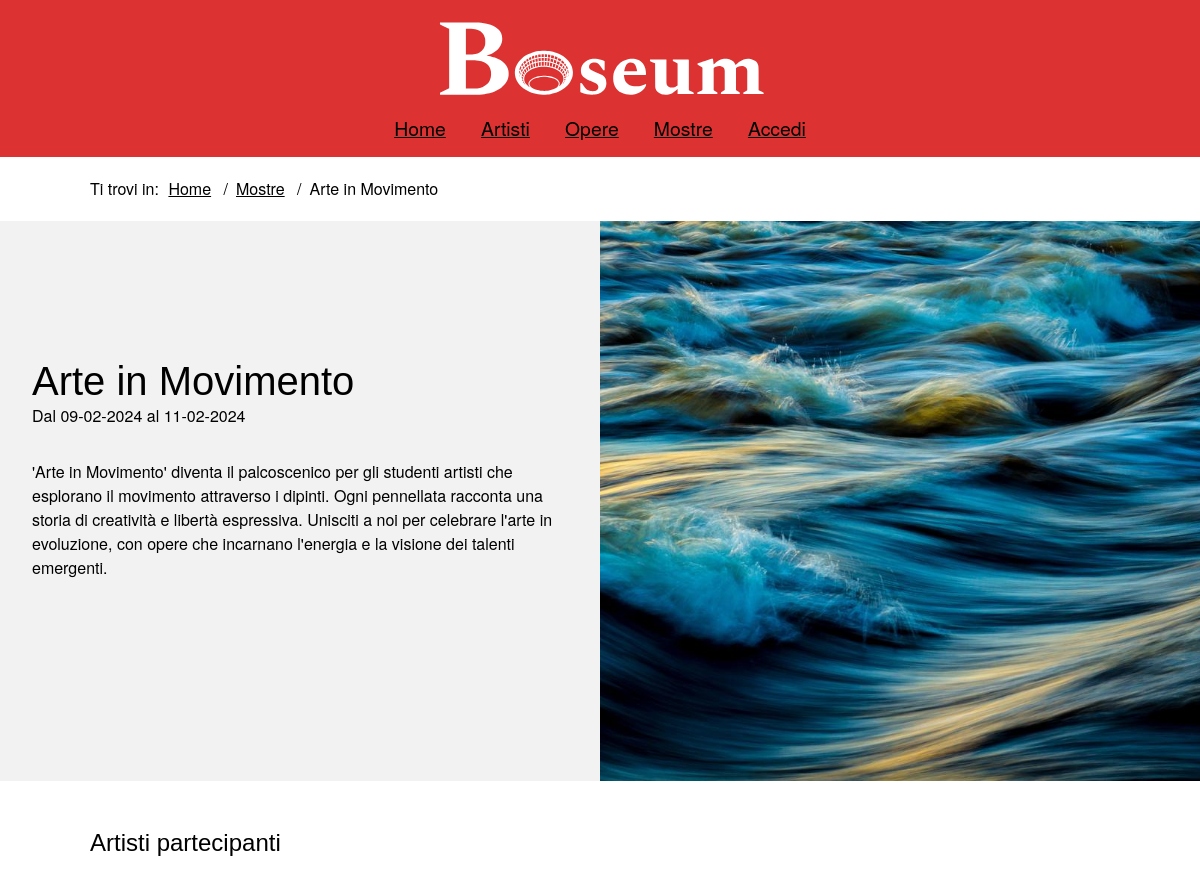
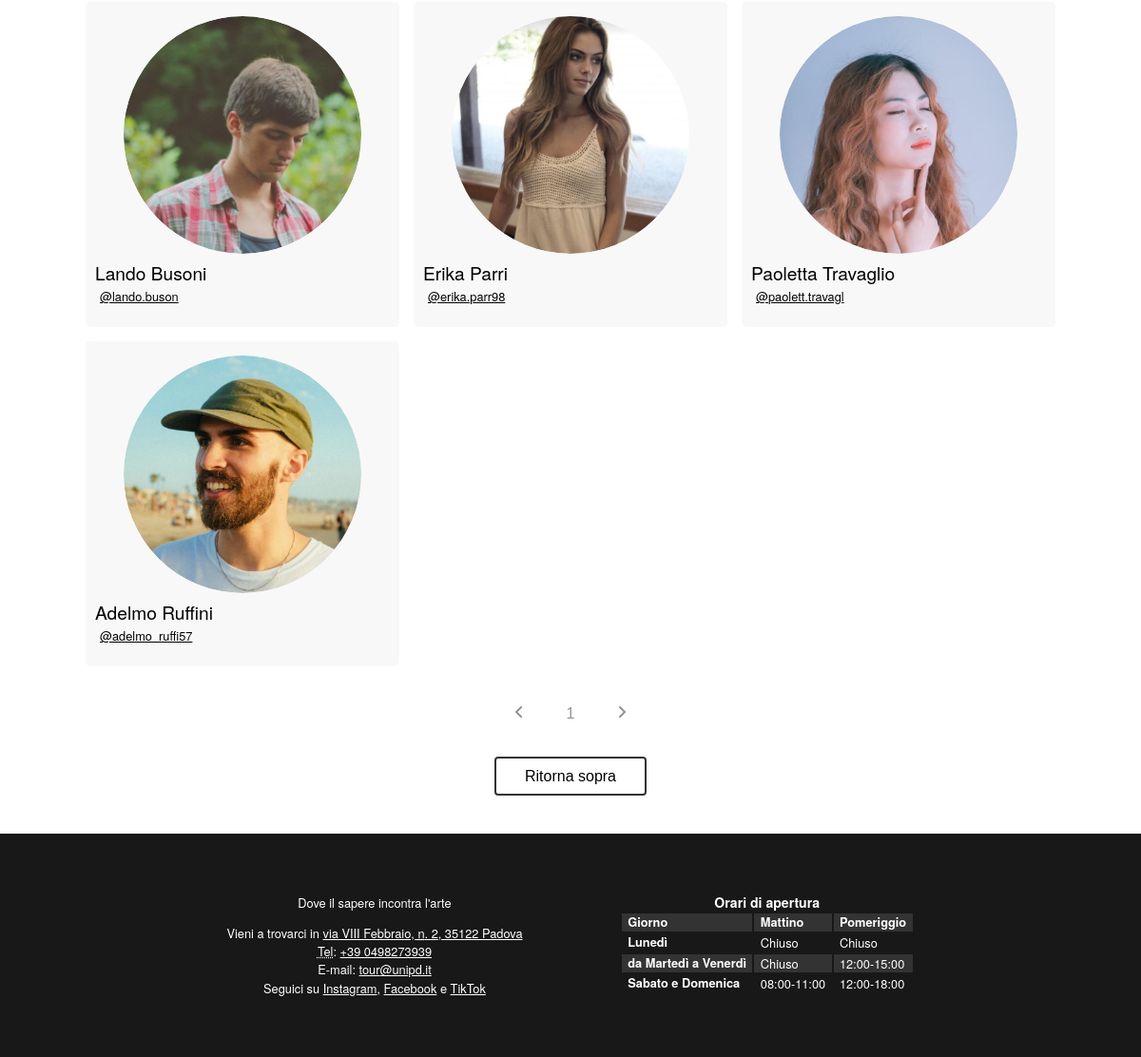
The app's page /php/mostra.php?id=3, older data (2 pictures, top to bottom).
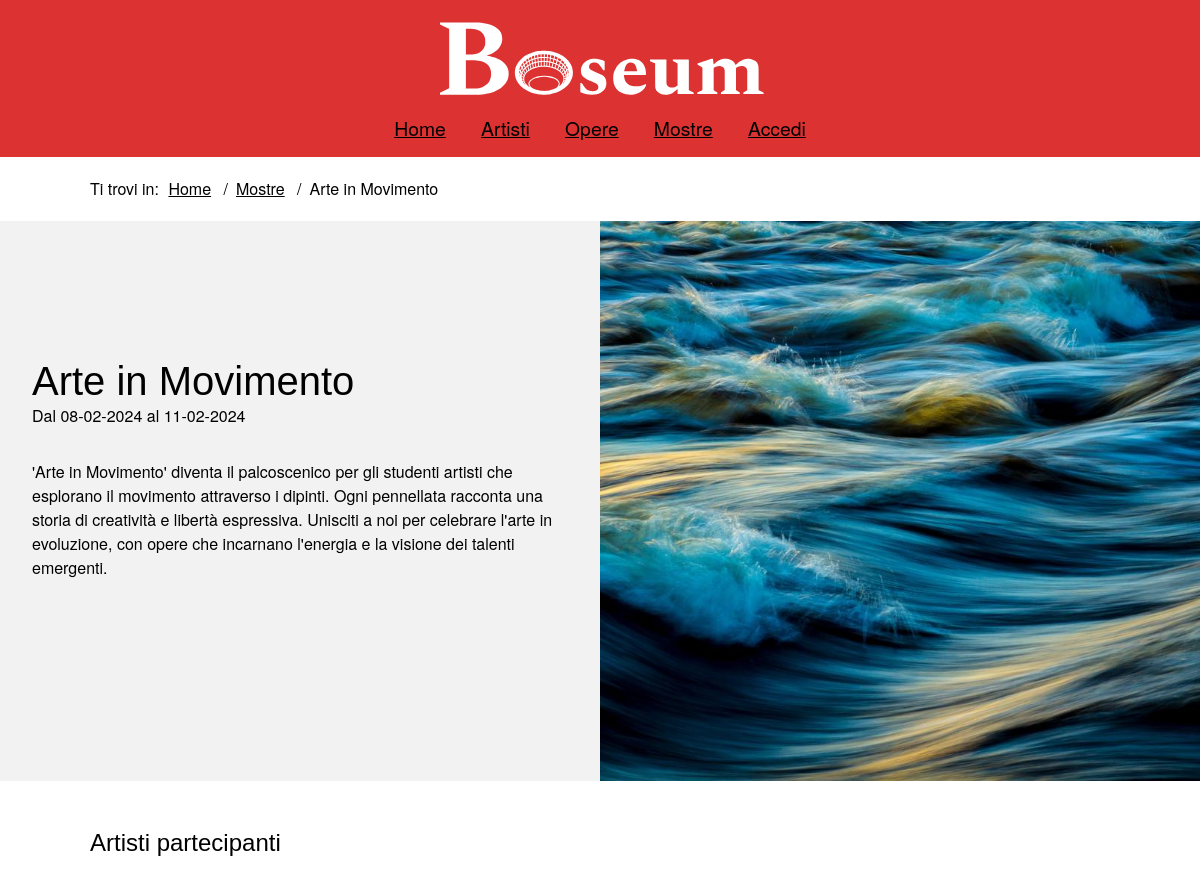
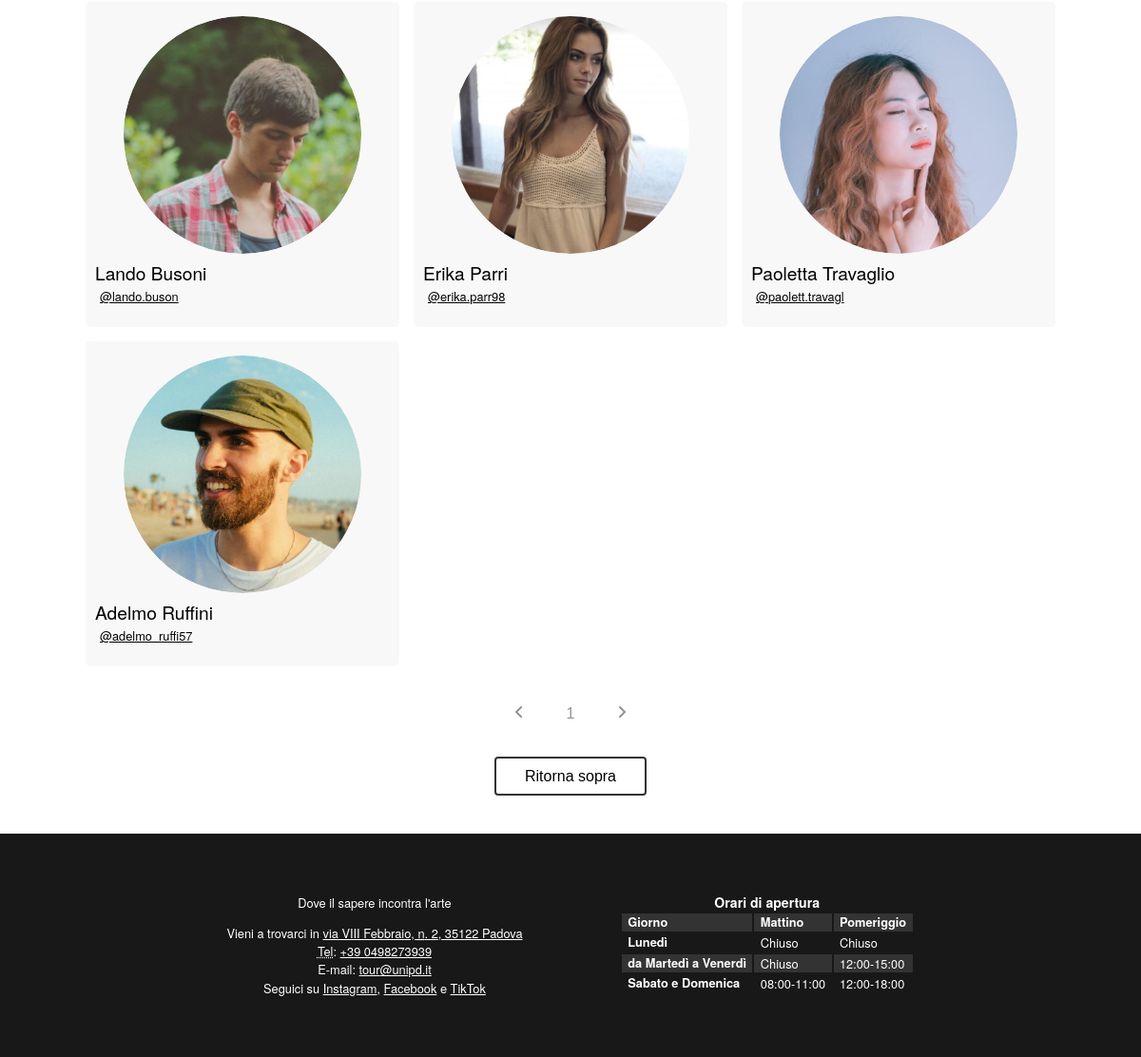
The same page, newer data (2 pictures, top to bottom).
### tables this page shows
CREATE TABLE `Artshows` (
  `id` int(11) NOT NULL,
  `title` varchar(100) NOT NULL,
  `description` varchar(1000) NOT NULL,
  `image` varchar(100) NOT NULL,
  `start_date` date NOT NULL,
  `end_date` date NOT NULL
);

### php/DBAccess.php (called while the page is built, shortened)
<?php
class DBAccess
{
    private $connection;
    public function openDBConnection()
    {
        try {
            $this->connection = mysqli_connect(
                self::HOST_DB,
                self::USERNAME,
                self::PASSWORD,
                self::DATABASE_NAME
            );
        } catch (\Exception $e) {
            return false;
        }
        return true;
    }
    public function getArtshow($id)
    {
        $query = "SELECT *
                    FROM Artshows
                    WHERE Artshows.id = $id";
        $queryResult = mysqli_query($this->connection, $query) or DBAccess::errorDB(true);
        if (mysqli_num_rows($queryResult) != 0) {
            $result = array();
            while ($row = mysqli_fetch_array($queryResult, MYSQLI_ASSOC)) {
                $result[] = $row;
            }
            return $result;
        } else return null;
    }
    public function getArtshowsPartecipants($id)
    {
        $query = "SELECT Users.id, Users.username, Users.name, Users.lastname, Users.image
                    FROM ArtshowPrenotations JOIN Users ON ArtshowPrenotations.id_artist = Users.id
                    WHERE ArtshowPrenotations.id_artshow = $id";
        $queryResult = mysqli_query($this->connection, $query) or DBAccess::errorDB(true);
        if (mysqli_num_rows($queryResult) != 0) {
            $result = array();
            while ($row = mysqli_fetch_array($queryResult, MYSQLI_ASSOC)) {
                $result[] = $row;
            }
            return $result;
        } else return null;
    }
}

### php/DateManager.php (called while the page is built, shortened)
<?php
class DateManager {
    public static function toDMY($inputDate) {
        $dateTime = DateTime::createFromFormat('Y-m-d', $inputDate);
        return $dateTime->format('d-m-Y');
    }
}
?>

### php/mostra.php (the view, shortened to what the changed rows need)
<?php
require_once 'DBAccess.php';
require_once 'DateManager.php';
require_once 'utils.php';
$isLoggedIn = isset($_SESSION['logged_id']);
$loginOrProfileTitle = $isLoggedIn ?
        "<a href=\"artista.php?id=".$_SESSION['logged_id']."\"><span lang=\"en\">Account</span></a>"
        : "<a href=\"login.php\">Accedi</a>";
$connection=new DB\DBAccess();
$idArtshow = $_GET["id"];
$infoArtshow = $connection->getArtshow($idArtshow);
$partecipantsArtshow = $connection->getArtshowsPartecipants($idArtshow);
if(!$infoArtshow || sizeof($infoArtshow) <= 0){
    header("location: ../php/404.php");
}else{
    $title = $infoArtshow[0]['title'];
    $description = $infoArtshow[0]['description'];
    $image = $infoArtshow[0]['image'];
    $startDateReverse = $infoArtshow[0]['start_date'];
    $startDate = DateManager::toDMY($startDateReverse);
    $endDateReverse = $infoArtshow[0]['end_date'];
    $endDate = DateManager::toDMY($endDateReverse);
    $partecipantsArtshowContainer = '<p>Attualmente nessun artista ha deciso di partecipare questa mostra.</p>';
    if($partecipantsArtshow && sizeof($partecipantsArtshow) > 0){
        $partecipantsArtshowContainer = "<h2 id=\"top_gallery\">Artisti partecipanti</h2><div class=\"artist_results_section\" id=\"paginated_section\">";
        foreach($partecipantsArtshow as $partecipantArtshow){
            $partecipantsArtshowContainer .= "<div class=\"gallery_item\">
                    <div class=\"artist_gallery_item\">
                        <div class=\"artist_gallery_item_image\">
                            <a
                                href=\"artista.php?id=".$partecipantArtshow['id']."\">
                                <img
                                    src=\"".$partecipantArtshow['image']."\"
                                    alt=\"".$partecipantArtshow['username']."\" />
                            </a>
                        </div>
                        <div class=\"artist_gallery_item_info\">
                            <div class=\"artist_gallery_item_title\">
                                <p>
                                ".$partecipantArtshow['name']." ".$partecipantArtshow['lastname']."
                                </p>
                            </div>
                            <div class=\"artist_mini_preview_info\">
                                <a
                                aria-hidden=\"true\"
                                tabindex=\"-1\"
                                href=\"artista.php?id=".$partecipantArtshow['id']."\"
                                    >".$partecipantArtshow['username']."</a
                                >
                            </div>
                        </div>
                    </div>
                </div>";
        }
        $partecipantsArtshowContainer .= "</div>".addPaginator();
    }
    $prenotationSection = "";
    $mostra = file_get_contents("../templates/mostra.html");
    $mostra = str_replace("{{login_or_profile_title}}", $loginOrProfileTitle, $mostra);
    $mostra = str_replace("{{name}}", $title, $mostra);
    $mostra = str_replace("{{start_date}}", $startDate, $mostra);
    $mostra = str_replace("{{start_date_reversed}}", $startDateReverse, $mostra);
    $mostra = str_replace("{{end_date}}", $endDate, $mostra);
    $mostra = str_replace("{{end_date_reversed}}", $endDateReverse, $mostra);
    $mostra = str_replace("{{description}}", $description, $mostra);
    $mostra = str_replace("{{image}}", $image, $mostra);
    $mostra = str_replace("{{prenotation}}", $prenotationSection, $mostra);
    $mostra = str_replace("{{partecipants}}", $partecipantsArtshowContainer, $mostra);
    echo($mostra);
}
?>

Row changes from the older to the newer data that the page shows:
changed artshows: mostra "…Arte in Movimento Dal 09-02-2024 al 11-02-2024 'Arte in…" → "…Arte in Movimento Dal 08-02-2024 al 11-02-2024 'Arte in…"
